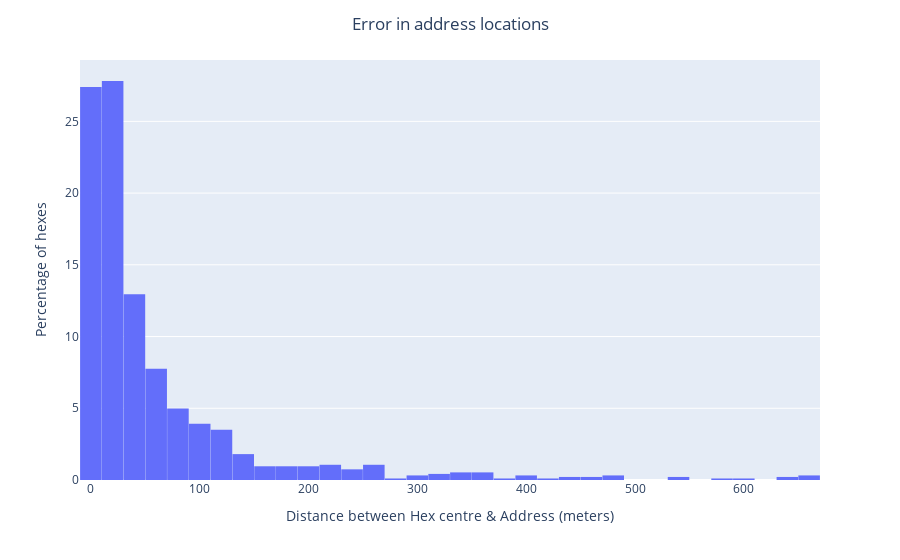

Write notebook code for a chart like this one.
### Markdown cell above
## Calculating Distances

We use geopy to calculate the geodesic distance between each hexagon centre and the address obtained. We want to check if the addresses provided are close to the hex centres.

### Code cell
centre_coord = df_hex[['centre_lat', 'centre_lon']].to_records(index=False)

address_error = [] # Empty list to store data

for centre, addr in zip(centre_coord, addr_coord):
    dist = distance(centre, addr).meters
    address_error.append(dist) # Use Geopy function

# Plot histogram
address_err_fig = px.histogram(
    x = address_error,
    histnorm = 'percent',
    #cumulative = True,
    template = 'plotly',
)

address_err_fig.update_layout(
    title = "Error in address locations",
    title_x = 0.5,
    xaxis_title = 'Distance between Hex centre & Address (meters)',
    yaxis_title = 'Percentage of hexes',
    bargap = 0.01,
)

### Figure 1 — Plotly figure (JSON) as saved in the notebook; plotly's stock layout.template omitted (floating-point values rounded to 4 significant figures; data arrays with more than 128 entries replaced by an {"elided": "..."} marker saying what was removed)
{"data": [{"alignmentgroup": "True", "bingroup": "x", "histnorm": "percent", "hovertemplate": "x=%{x}<br>percent=%{y}<extra></extra>", "legendgroup": "", "marker": {"color": "#636efa"}, "name": "", "offsetgroup": "", "orientation": "v", "showlegend": false, "type": "histogram", "x": {"elided": "942 float values"}, "xaxis": "x", "yaxis": "y"}], "layout": {"bargap": 0.01, "barmode": "relative", "legend": {"tracegroupgap": 0}, "margin": {"t": 60}, "title": {"text": "Error in address locations", "x": 0.5}, "xaxis": {"anchor": "y", "domain": [0, 1], "title": {"text": "Distance between Hex centre & Address (meters)"}}, "yaxis": {"anchor": "x", "domain": [0, 1], "title": {"text": "Percentage of hexes"}}}}
